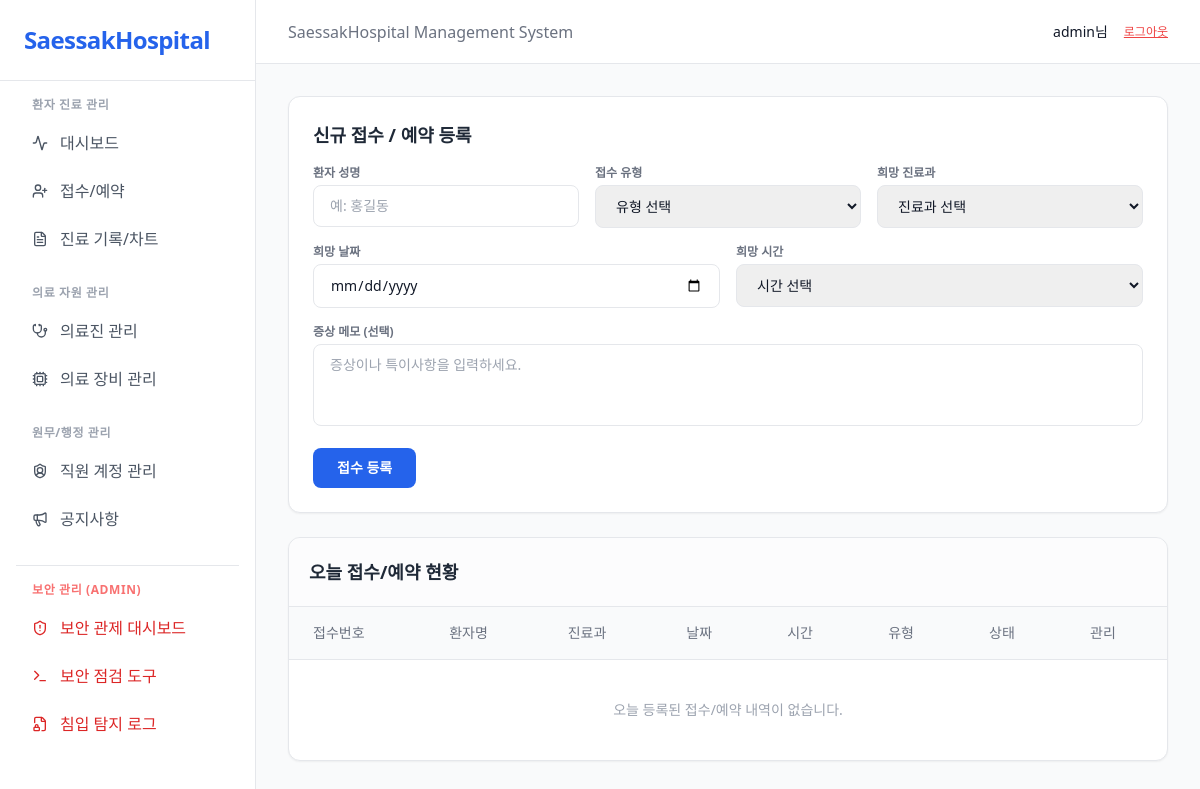
The app's page /admin/reception.php (signed in), older data.
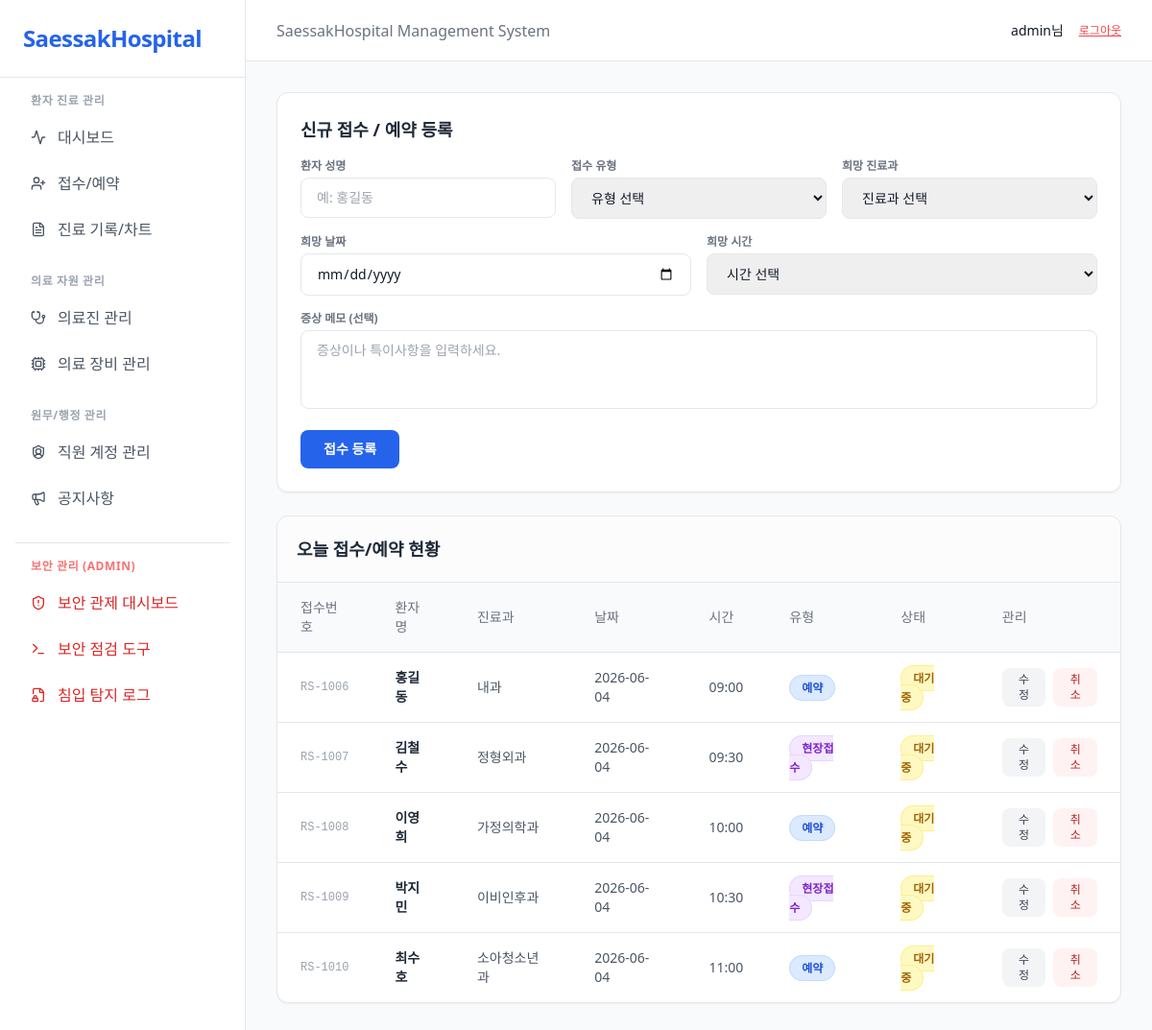
The same page, newer data.
### tables this page shows
CREATE TABLE IF NOT EXISTS receptions (
    reception_no VARCHAR(20) PRIMARY KEY COMMENT '접수번호 (예: RS-1001)',
    patient_name VARCHAR(50) NOT NULL COMMENT '환자 성명',
    reception_type ENUM('예약', '현장접수') NOT NULL COMMENT '접수 유형',
    dept_name VARCHAR(50) NOT NULL COMMENT '희망 진료과',
    target_date DATE NOT NULL COMMENT '희망/예약 날짜',
    target_time VARCHAR(10) NOT NULL COMMENT '희망/예약 시간 (예: 10:30)',
    symptoms_memo TEXT COMMENT '증상 메모 및 전달사항',
    status ENUM('대기중', '진료중', '확정', '완료', '취소') DEFAULT '대기중' COMMENT '진료 및 예약 상태',
    created_at TIMESTAMP DEFAULT CURRENT_TIMESTAMP
);

### admin/reception.php (the view, shortened to what this page needs)
<?php
include 'include/header.php';
try {
    $db_host = '172.16.11.222';
    $db_user = 'root';
    $db_pass = '';
    $db_name = 'saessak';
    $db_port = 3306;
    $conn = mysqli_connect($db_host, $db_user, $db_pass, $db_name, $db_port);
    mysqli_set_charset($conn, 'utf8mb4');
} catch (Exception $e) {
    die("<div class='p-6 bg-red-100 text-red-700 rounded-xl m-6'>
            <h1 class='text-xl font-bold mb-2'>🚨 우분투 DB 서버 연결 실패</h1>
            <p>PHP 웹서버가 우분투 가상머신({$db_host}) 접속에 실패했습니다.</p>
            <p class='mt-4 font-mono text-sm bg-white p-3 rounded border border-red-200'>에러 내용: " . $e->getMessage() . "</p>
         </div>");
}
$today = date('Y-m-d');
$select_query = "SELECT * FROM receptions WHERE target_date = '$today' ORDER BY target_time ASC";
$result = mysqli_query($conn, $select_query);
$reservations = [];
if ($result) {
    while ($row = mysqli_fetch_assoc($result)) {
        $reservations[] = $row;
    }
} else {
    echo "쿼리 에러: " . mysqli_error($conn);
}
function get_status_color($status) {
    switch ($status) {
        case '대기중': return 'bg-yellow-100 text-yellow-700 border-yellow-200';
    }
}
function get_type_color($type) {
    switch ($type) {
        case '예약':     return 'bg-blue-100 text-blue-700 border-blue-200';
        case '현장접수': return 'bg-purple-100 text-purple-700 border-purple-200';
    }
}
?>
<div class="bg-white rounded-xl border border-gray-200 shadow-sm p-6 mb-6">
    <h2 class="text-lg font-bold text-gray-800 mb-4">신규 접수 / 예약 등록</h2>
    <form id="reception_form" action="" method="POST">
        <div class="grid grid-cols-1 sm:grid-cols-3 gap-4 mb-4">
            <div>
                <label class="block text-xs font-bold text-gray-500 mb-1">환자 성명</label>
                <input type="text" name="patient_name" required
                    class="w-full px-4 py-2.5 border border-gray-200 rounded-lg text-sm focus:outline-none focus:border-blue-500"
                    placeholder="예: 홍길동">
            </div>
            <div>
                <label class="block text-xs font-bold text-gray-500 mb-1">접수 유형</label>
                <select name="res_type" required
                    class="w-full px-4 py-2.5 border border-gray-200 rounded-lg text-sm focus:outline-none focus:border-blue-500">
                    <option value="">유형 선택</option>
                </select>
            </div>
            <div>
                <label class="block text-xs font-bold text-gray-500 mb-1">희망 진료과</label>
                <select name="dept_name" required
                    class="w-full px-4 py-2.5 border border-gray-200 rounded-lg text-sm focus:outline-none focus:border-blue-500">
                    <option value="">진료과 선택</option>
                </select>
            </div>
        </div>
        <div class="grid grid-cols-1 sm:grid-cols-2 gap-4 mb-4">
            <div>
                <label class="block text-xs font-bold text-gray-500 mb-1">희망 날짜</label>
                <input type="date" name="res_date" required
                    class="w-full px-4 py-2.5 border border-gray-200 rounded-lg text-sm focus:outline-none focus:border-blue-500">
            </div>
            <div>
                <label class="block text-xs font-bold text-gray-500 mb-1">희망 시간</label>
                <select name="res_time" required
                    class="w-full px-4 py-2.5 border border-gray-200 rounded-lg text-sm focus:outline-none focus:border-blue-500">
                    <option value="">시간 선택</option>
                </select>
            </div>
        </div>
        <div class="mb-4">
            <label class="block text-xs font-bold text-gray-500 mb-1">증상 메모 (선택)</label>
            <textarea name="memo" rows="3"
                class="w-full px-4 py-2.5 border border-gray-200 rounded-lg text-sm focus:outline-none focus:border-blue-500 resize-none"
                placeholder="증상이나 특이사항을 입력하세요."></textarea>
        </div>
        <button type="submit"
            class="px-6 py-2.5 bg-blue-600 hover:bg-blue-700 text-white font-bold rounded-lg text-sm transition-colors">
            접수 등록
        </button>
    </form>
</div>
<div class="bg-white rounded-xl border border-gray-200 shadow-sm overflow-hidden">
    <div class="p-5 border-b border-gray-200 bg-gray-50/50">
        <h2 class="text-lg font-bold text-gray-800">오늘 접수/예약 현황</h2>
    </div>
    <div class="overflow-x-auto">
        <table class="w-full text-left text-sm">
            <thead>
                <tr class="bg-gray-50 text-gray-500 border-b border-gray-200">
                    <th class="px-6 py-4 font-medium">접수번호</th>
                    <th class="px-6 py-4 font-medium">환자명</th>
                    <th class="px-6 py-4 font-medium">진료과</th>
                    <th class="px-6 py-4 font-medium">날짜</th>
                    <th class="px-6 py-4 font-medium">시간</th>
                    <th class="px-6 py-4 font-medium">유형</th>
                    <th class="px-6 py-4 font-medium">상태</th>
                    <th class="px-6 py-4 font-medium">관리</th>
                </tr>
            </thead>
            <tbody class="divide-y divide-gray-200">
                <?php if (empty($reservations)): ?>
                <tr>
                    <td colspan="8" class="px-6 py-10 text-center text-gray-400">오늘 등록된 접수/예약 내역이 없습니다.</td>
                </tr>
                <?php else: ?>
                    <?php foreach ($reservations as $res): ?>
                    <tr class="hover:bg-gray-50 transition-colors">
                        <td class="px-6 py-4 text-gray-400 font-mono text-xs"><?php echo htmlspecialchars($res['reception_no']); ?></td>
                        <td class="px-6 py-4 font-bold text-gray-800"><?php echo htmlspecialchars($res['patient_name']); ?></td>
                        <td class="px-6 py-4 text-gray-600"><?php echo htmlspecialchars($res['dept_name']); ?></td>
                        <td class="px-6 py-4 text-gray-600"><?php echo htmlspecialchars($res['target_date']); ?></td>
                        <td class="px-6 py-4 text-gray-600"><?php echo htmlspecialchars($res['target_time']); ?></td>
                        <td class="px-6 py-4">
                            <span class="px-3 py-1 rounded-full text-xs font-bold border <?php echo get_type_color($res['reception_type']); ?>">
                                <?php echo htmlspecialchars($res['reception_type']); ?>
                            </span>
                        </td>
                        <td class="px-6 py-4">
                            <span class="px-3 py-1 rounded-full text-xs font-bold border <?php echo get_status_color($res['status']); ?>">
                                <?php echo htmlspecialchars($res['status']); ?>
                            </span>
                        </td>
                        <td class="px-6 py-4">
                            <div class="flex gap-2">
                                <button class="px-3 py-1 text-xs font-medium bg-gray-100 hover:bg-gray-200 text-gray-700 rounded-lg transition-colors">수정</button>
                                <button class="px-3 py-1 text-xs font-medium bg-red-50 hover:bg-red-100 text-red-700 rounded-lg transition-colors">취소</button>
                            </div>
                        </td>
                    </tr>
                    <?php endforeach; ?>
                <?php endif; ?>
            </tbody>
        </table>
    </div>
</div>
<?php
include 'include/footer.php';
?>

### admin/include/header.php (shortened to what this page needs)
<?php
$isAdmin = (isset($_SESSION['role']) && $_SESSION['role'] === 'admin');
?>
<!DOCTYPE html>
<html lang="ko">
<head>
    <script src="https://cdn.tailwindcss.com"></script>
</head>
<body class="bg-gray-50 text-gray-900 font-sans h-screen flex overflow-hidden">
    <aside class="w-64 bg-white border-r border-gray-200 flex flex-col hidden md:flex">
        <div class="p-6 border-b border-gray-200">
            <a href="DashBoard.php" class="text-2xl font-bold text-blue-600 tracking-tight hover:text-blue-800">SaessakHospital</a>
        </div>
        <nav class="flex-1 p-4 space-y-6 overflow-y-auto">
            <div>
                <p class="text-xs font-bold text-gray-400 uppercase tracking-wider mb-2 px-4">환자 진료 관리</p>
                <div class="space-y-1">
                    <a href="DashBoard.php" class="flex items-center gap-3 px-4 py-2.5 text-gray-600 hover:bg-gray-100 rounded-lg"><i data-lucide="activity" class="w-4 h-4"></i> 대시보드</a>
                    <a href="reception.php" class="flex items-center gap-3 px-4 py-2.5 text-gray-600 hover:bg-gray-100 rounded-lg"><i data-lucide="user-plus" class="w-4 h-4"></i> 접수/예약</a>
                    <a href="chart.php" class="flex items-center gap-3 px-4 py-2.5 text-gray-600 hover:bg-gray-100 rounded-lg"><i data-lucide="file-text" class="w-4 h-4"></i> 진료 기록/차트</a>
                </div>
            </div>
            <div>
                <p class="text-xs font-bold text-gray-400 uppercase tracking-wider mb-2 px-4">의료 자원 관리</p>
                <div class="space-y-1">
                    <a href="mdppl.php" class="flex items-center gap-3 px-4 py-2.5 text-gray-600 hover:bg-gray-100 rounded-lg"><i data-lucide="stethoscope" class="w-4 h-4"></i> 의료진 관리</a>
                    <a href="equipment_manage.php" class="flex items-center gap-3 px-4 py-2.5 text-gray-600 hover:bg-gray-100 rounded-lg"><i data-lucide="cpu" class="w-4 h-4"></i> 의료 장비 관리</a>
                </div>
            </div>
            <div>
                <p class="text-xs font-bold text-gray-400 uppercase tracking-wider mb-2 px-4">원무/행정 관리</p>
                <div class="space-y-1">
                    <a href="staff_account.php" class="flex items-center gap-3 px-4 py-2.5 text-gray-600 hover:bg-gray-100 rounded-lg"><i data-lucide="shield-user" class="w-4 h-4"></i> 직원 계정 관리</a>
                    <a href="notice.php" class="flex items-center gap-3 px-4 py-2.5 text-gray-600 hover:bg-gray-100 rounded-lg"><i data-lucide="megaphone" class="w-4 h-4"></i> 공지사항</a>
                </div>
            </div>
            <?php if ($isAdmin): ?>
            <div class="pt-4 border-t border-gray-200">
                <p class="text-xs font-bold text-red-400 uppercase tracking-wider mb-2 px-4">보안 관리 (Admin)</p>
                <div class="space-y-1">
                   <a href="security_grafana.php" class="flex items-center gap-3 px-4 py-2.5 text-red-600 hover:bg-red-50 rounded-lg font-medium"><i data-lucide="shield-alert" class="w-4 h-4"></i> 보안 관제 대시보드</a>
<a href="security_tools.php" class="flex items-center gap-3 px-4 py-2.5 text-red-600 hover:bg-red-50 rounded-lg font-medium"><i data-lucide="terminal" class="w-4 h-4"></i> 보안 점검 도구</a>
<a href="security_logs.php" class="flex items-center gap-3 px-4 py-2.5 text-red-600 hover:bg-red-50 rounded-lg font-medium"><i data-lucide="file-lock" class="w-4 h-4"></i> 침입 탐지 로그</a>
                </div>
            </div>
            <?php endif; ?>
        </nav>
    </aside>
    <main class="flex-1 flex flex-col overflow-hidden">
        <header class="h-16 bg-white border-b border-gray-200 flex items-center justify-between px-8">
            <div class="text-gray-500">SaessakHospital Management System</div>
            <div class="flex items-center gap-4">
                <span class="text-sm"><?php echo $_SESSION['user_id']; ?>님</span>
                <a href="include/logout.php" class="text-xs text-red-500 underline">로그아웃</a>
            </div>
        </header>
        <div class="flex-1 overflow-auto p-8">

### admin/include/footer.php (shortened to what this page needs)
</div> </main>
</body>
</html>

Row changes from the older to the newer data that the page shows:
added receptions: reception_no "RS-1006", patient_name "홍길동", dept_name "내과", target_date "2026-06-04", target_time "09:00", reception_type "예약", status "대기중"
added receptions: reception_no "RS-1007", patient_name "김철수", dept_name "정형외과", target_date "2026-06-04", target_time "09:30", reception_type "현장접수", status "대기중"
added receptions: reception_no "RS-1008", patient_name "이영희", dept_name "가정의학과", target_date "2026-06-04", target_time "10:00", reception_type "예약", status "대기중"
added receptions: reception_no "RS-1009", patient_name "박지민", dept_name "이비인후과", target_date "2026-06-04", target_time "10:30", reception_type "현장접수", status "대기중"
added receptions: reception_no "RS-1010", patient_name "최수호", dept_name "소아청소년과", target_date "2026-06-04", target_time "11:00", reception_type "예약", status "대기중"
Text that changed along with them:
text no longer shown: "오늘 등록된 접수/예약 내역이 없습니다."
